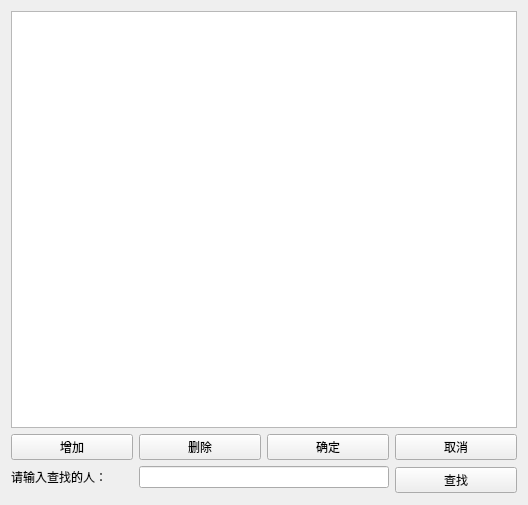
<?xml version="1.0" encoding="UTF-8"?>
<ui version="4.0">
 <class>Widget</class>
 <widget class="QWidget" name="Widget">
  <property name="geometry">
   <rect>
    <x>0</x>
    <y>0</y>
    <width>528</width>
    <height>505</height>
   </rect>
  </property>
  <property name="windowTitle">
   <string>Widget</string>
  </property>
  <layout class="QGridLayout" name="gridLayout">
   <item row="0" column="0" colspan="4">
    <widget class="QTableView" name="tableView"/>
   </item>
   <item row="1" column="0">
    <widget class="QPushButton" name="AddpushButton">
     <property name="text">
      <string>增加</string>
     </property>
    </widget>
   </item>
   <item row="1" column="1">
    <widget class="QPushButton" name="DeletepushButton">
     <property name="text">
      <string>删除</string>
     </property>
    </widget>
   </item>
   <item row="1" column="2">
    <widget class="QPushButton" name="OKpushButton">
     <property name="text">
      <string>确定</string>
     </property>
    </widget>
   </item>
   <item row="1" column="3">
    <widget class="QPushButton" name="CancelpushButton">
     <property name="text">
      <string>取消</string>
     </property>
    </widget>
   </item>
   <item row="2" column="1" colspan="2">
    <widget class="QLineEdit" name="lineEdit"/>
   </item>
   <item row="2" column="3" rowspan="2">
    <widget class="QPushButton" name="FindpushButton">
     <property name="text">
      <string>查找</string>
     </property>
    </widget>
   </item>
   <item row="2" column="0">
    <widget class="QLabel" name="label">
     <property name="text">
      <string>请输入查找的人：</string>
     </property>
    </widget>
   </item>
  </layout>
 </widget>
 <resources/>
 <connections/>
</ui>
